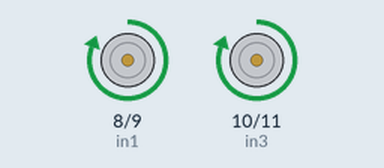
Simulated run of this sketch. Board: Arduino Uno, built with avr-gcc and run on an emulated ATmega328P. Shown: motor-driver pin pairs drawn as motors (green arrow = first pin HIGH = forward, orange = second pin HIGH = backward, longer = more drive).

Above: at 1.5 s.
At 6.5 s:
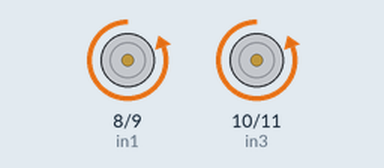
At 9.0 s:
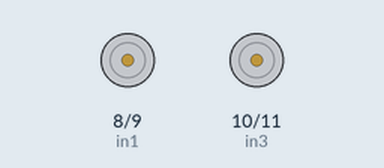
Timing chart, 0 to 13.0 s (numbered marks = the images above):
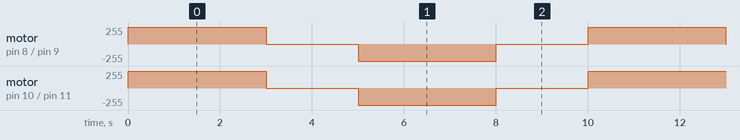

Measured:
- by itself, motor on pin 8 (in1) / pin 9 (in2), motor on pin 10 (in3) / pin 11 (in4): repeats every 10.0 s: stopped 2.0 s, backward 255/255 3.0 s, stopped 2.0 s, forward 255/255 3.0 s

The sketch:

mc.ino
```cpp
int in1 = 8;
int in2 = 9;
int in3 = 10;
int in4 = 11;

void setup() {
  pinMode(in1, OUTPUT);
  pinMode(in2, OUTPUT);
  pinMode(in3, OUTPUT);
  pinMode(in4, OUTPUT);
}

void loop() {
  // Forward
  digitalWrite(in1, HIGH);
  digitalWrite(in2, LOW);
  digitalWrite(in3, HIGH);
  digitalWrite(in4, LOW);
  delay(3000);

  // Stop
  digitalWrite(in1, LOW);
  digitalWrite(in2, LOW);
  digitalWrite(in3, LOW);
  digitalWrite(in4, LOW);
  delay(2000);

  // Backward
  digitalWrite(in1, LOW);
  digitalWrite(in2, HIGH);
  digitalWrite(in3, LOW);
  digitalWrite(in4, HIGH);
  delay(3000);

  // Stop
  digitalWrite(in1, LOW);
  digitalWrite(in2, LOW);
  digitalWrite(in3, LOW);
  digitalWrite(in4, LOW);
  delay(2000);
}
```
